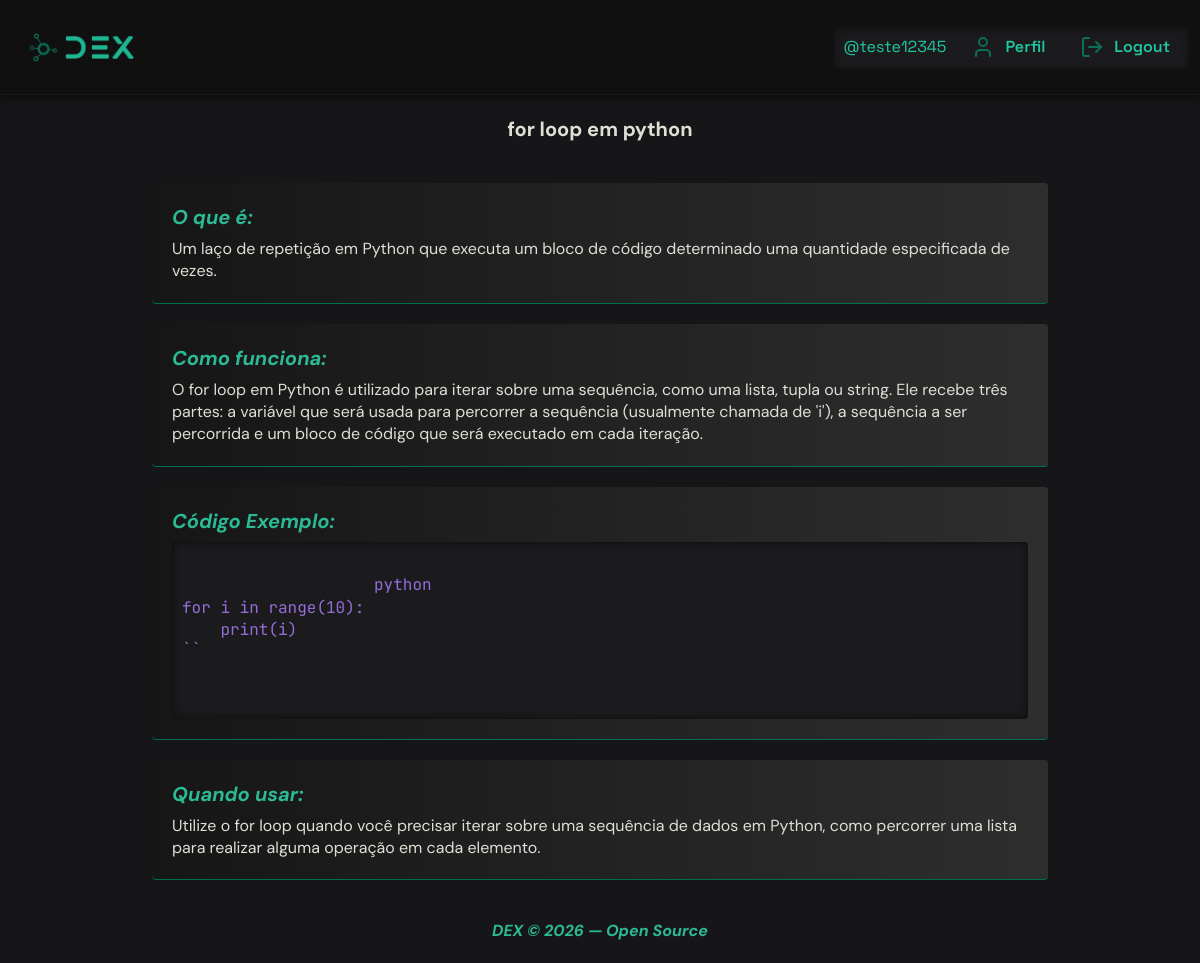
Screenshot of /search-detail/for-loop-em-python/8/ (signed in) with the database file from the repository.
### core/models.py (models this page shows, shortened)
class Search(models.Model):
    user = models.ForeignKey(User, on_delete=models.CASCADE)
    tag = models.ForeignKey(Tag, on_delete=models.SET_NULL, null=True)
    slug = models.SlugField(blank=True)
    query = models.CharField(max_length=255)
    what_is = models.TextField()
    how_it_works = models.TextField()
    code_example = models.TextField()
    when_to_use = models.TextField()
    created_at = models.DateTimeField(auto_now_add=True)

### core/views.py (the view)
# urls.py: path("search-detail/<slug:slug>/<int:id>/", search_detail, name="search_detail"),
@login_required
def search_detail(request, slug, id):
    data = get_object_or_404(Search, slug=slug, pk=id, user=request.user)
    return render(request, "search_detail.html", {"data": data})

### core/templates/search_detail.html (shortened to what this page needs)
{% extends 'base.html' %}
{% load static %}
{% block css %}
<link rel="stylesheet" href="{% static 'css/home.css' %}">{% endblock %}
{% block content%}
{% include "navbar.html" %}
<main>
    <h2>{{data.query}}</h2>
    <div class="containers">
        <div class="container">
            <h2 class="h2">O que é:</h2>
            <p class="text">{{data.what_is}}</p>
        </div>
        <div class="container">
            <h2 class="h2">Como funciona:</h2>
            <p class="text">{{data.how_it_works}}</p>
        </div>
        <div class="container code-cointaner">
            <h2 class="h2">Código Exemplo:</h2>
            <pre>
                <code>
                    {{data.code_example}}
                </code>
            </pre>
        </div>
        <div class="container">
            <h2 class="h2">Quando usar:</h2>
                <p class="text">{{data.when_to_use}}</p>
        </div>
    </div>
    <footer>
        <p class="copyright">DEX © 2026 — Open Source</p>
    </footer>
</main>
{% endblock %}

### core/templates/navbar.html (shortened to what this page needs)
{% load static %}
<header>
    <a href="{% url 'core:home' %}">
        <div class="img-wrapper">
            <img src="{% static 'images/dex-logo.png' %}" class="dex-logo" alt="DEX Logo">
        </div>
    </a>
    <nav class="navbar">
        {% if user.is_authenticated %}
        <span class="username">@{{user.username}}</span>
        <div class="nav-link-icon">
            <i class="icon" data-lucide="user"></i>
            <a href="{% url 'core:profile' %}" class="nav-link">Perfil</a>
        </div>
        <div class="nav-link-icon">
            <i class="icon" data-lucide="log-out"></i>
            <a href="{% url 'core:logout' %}" class="nav-link">Logout</a>
        </div>
        {% endif %}
    </nav>
</header>

### core/static/css/base.css (style rules this page uses)
:root { --text-color: #dfdfd6; --code-background-color: #161618; }
* { padding: 0; margin: 0; box-sizing: border-box; }
html { font-size: 62.5%; scroll-behavior: smooth; }
body { background-color: var(--code-background-color); color: var(--text-color); font-size: 1.6rem; line-height: 1.4; }

### core/static/css/navbar.css (style rules this page uses)
:root { --nav-link-color: #20C7A1; }
header { background-color: #101011; font-family: "Space Grotesk", sans-serif; width: 100%; height: auto; padding: 1rem; display: flex; align-items: center; justify-content: space-between; gap: 2rem; border-bottom: solid 1px rgba(32, 32, 32, 0.50); box-shadow: 0 2px 8px rgba(0, 0, 0, 0.6); }
.img-wrapper { display: flex; align-items: center; }
.dex-logo { height: auto; width: 15rem; object-fit: contain; }
.navbar { background-color: #1b1b1e; display: flex; align-items: center; justify-content: center; gap: 1.5rem; padding: 0.5rem 1rem; box-shadow: inset 0 2px 10px rgba(0, 0, 0, 0.6); border-radius: 0.4rem; }
.nav-link-icon { display: flex; gap: 1rem; padding: 0.5rem 1rem; align-items: center; justify-content: center; }
.username { color: var(--nav-link-color); }
.nav-link { color: var(--nav-link-color); text-decoration: none; font-weight: 600; transition: all 0.3s ease-in-out; cursor: pointer; }
.icon { color: #0b6f59; }

### core/static/css/home.css (style rules this page uses)
main { font-family: "DM Sans", sans-serif; display: flex; flex-direction: column; align-items: center; justify-content: center; gap: 2rem; padding: 2rem; margin: 0 auto; }
h2 { font-size: 2rem; }
.h2 { color: #2cba94; align-self: flex-start; font-style: italic; margin-bottom: 0.7rem; }
.containers { display: flex; flex-direction: column; gap: 2rem; margin: 0 auto; padding: 2rem; align-items: center; justify-content: center; }
.container { background-image: linear-gradient(to right, rgb(22, 22, 22), rgb(47, 46, 46)); width: 80%; padding: 2rem; border-bottom: solid 1px #006f51; border-radius: 0.4rem; padding: 2rem; }
pre { font-family: "JetBrains Mono", monospace; color: #af7cfcd5; background-color: #1b1b1e; box-shadow: inset 0 0px 8px rgba(0, 0, 0, 0.6); padding: 1rem; border-radius: 0.4rem; overflow-x: auto; align-items: flex-start; }
code { font-family: "JetBrains Mono", monospace; }
.copyright { color: #2cba94; font-style:italic; font-weight: bold; }

### rows the page displays
Search: query "for loop em python", what_is "Um laço de repetição em Python que executa um bloco de código determinado uma quantidade especificada de vezes.", how_it_works "O for loop em Python é utilizado para iterar sobre uma sequência, como uma lista, tupla ou string. Ele recebe três partes: a variável que será usada para percorrer a sequência (usualmente chamada de 'i'), a sequência a ser percorrida e um bloco de código que será executado em cada iteração.", code_example "python for i in range(10): print(i) ``", when_to_use "Utilize o for loop quando você precisar iterar sobre uma sequência de dados em Python, como percorrer uma lista para realizar alguma operação em cada elemento."

### other values shown
{{ user.username }} "teste12345"
